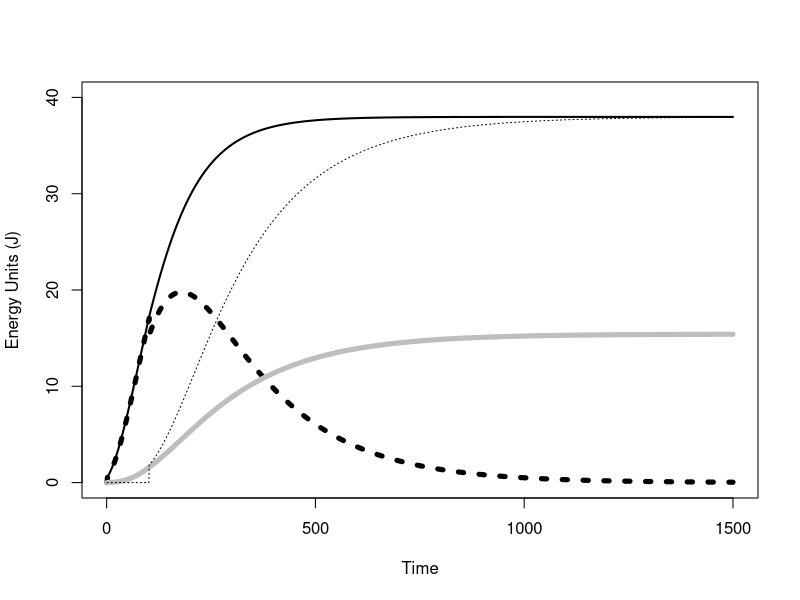
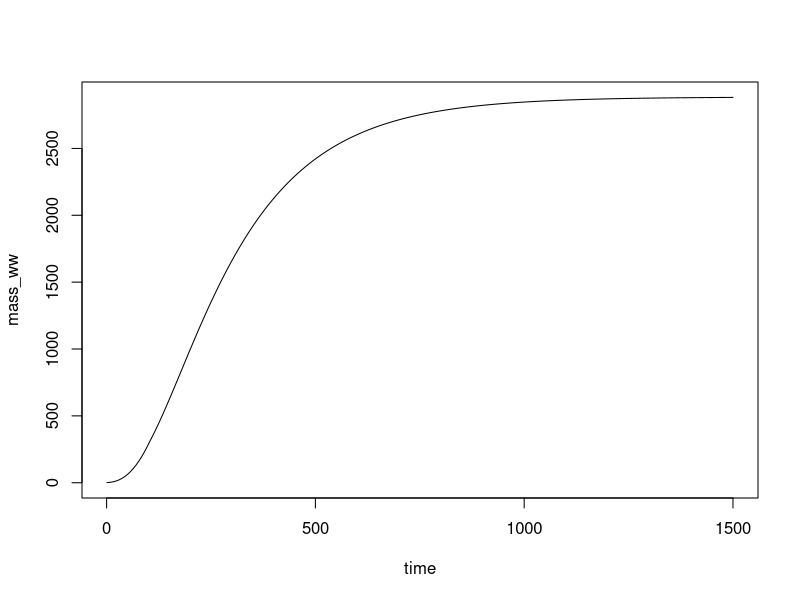
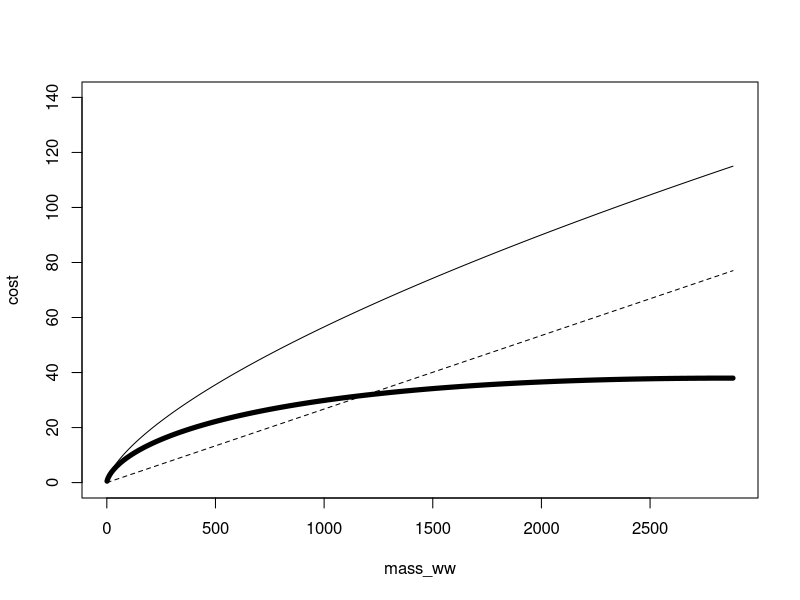
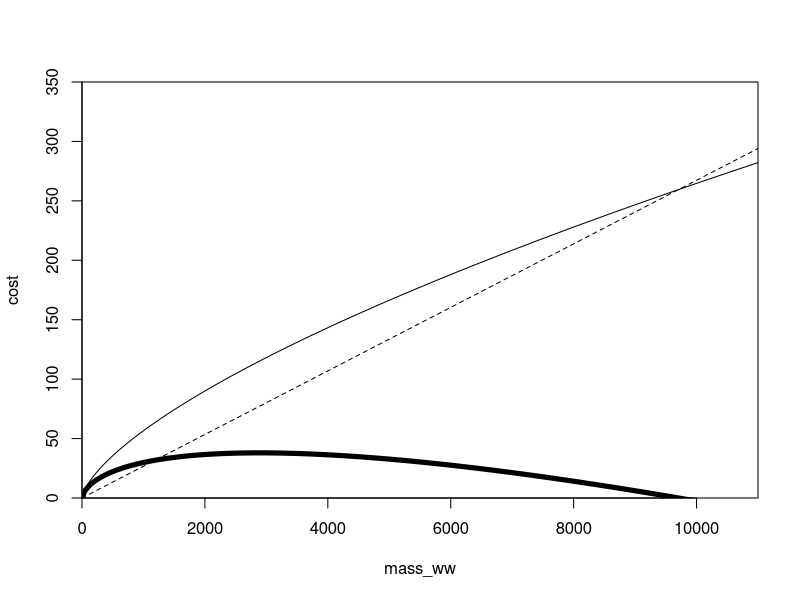
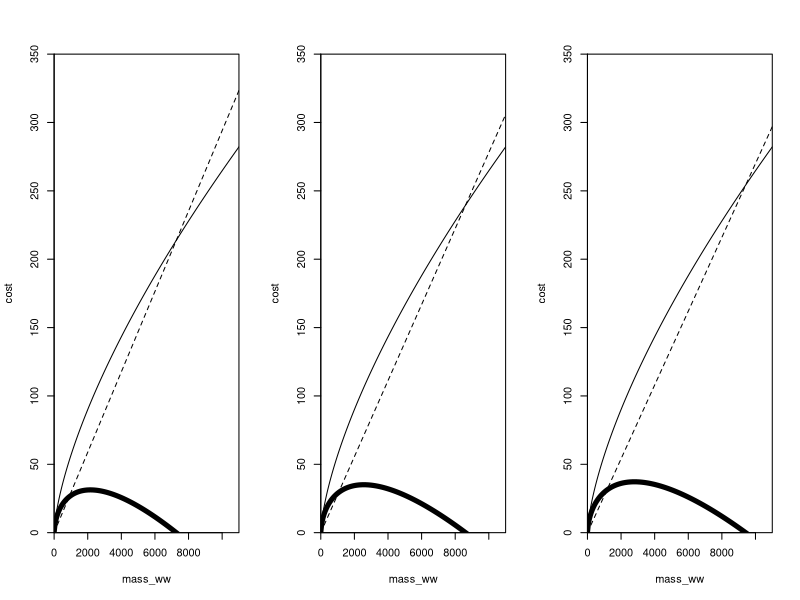
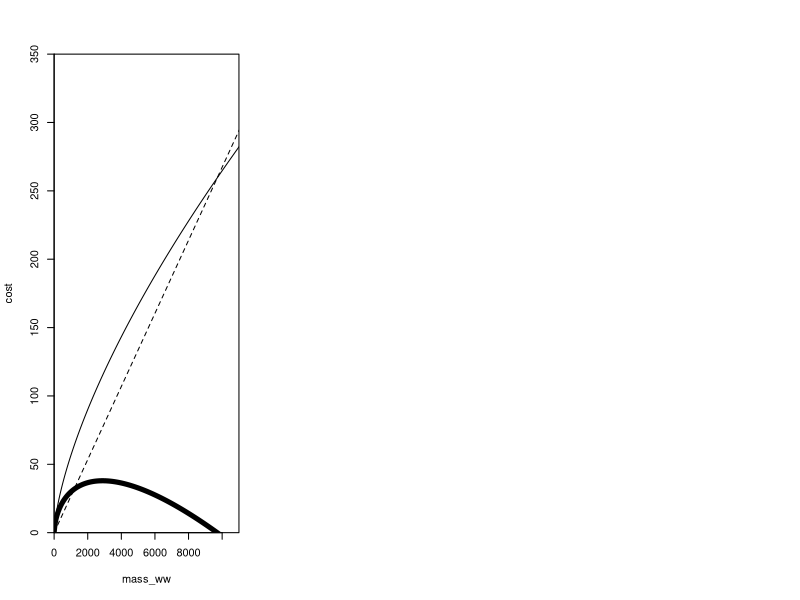
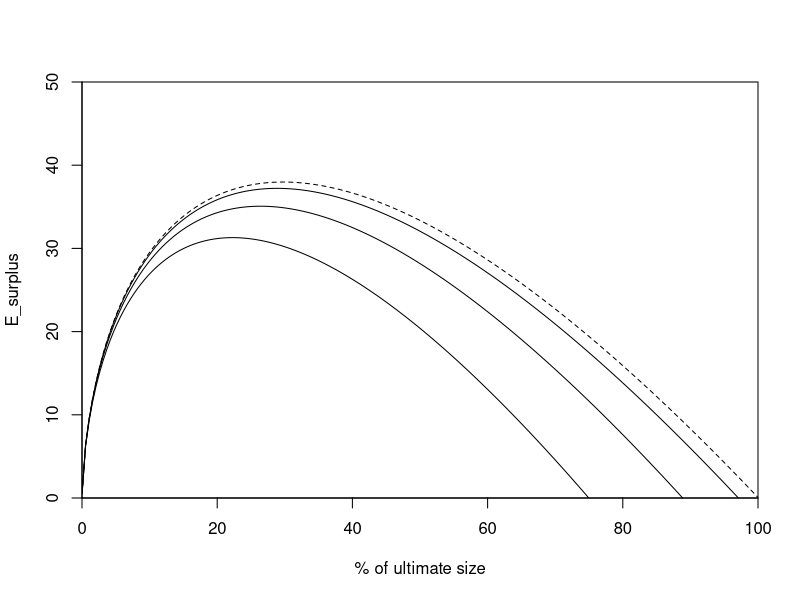
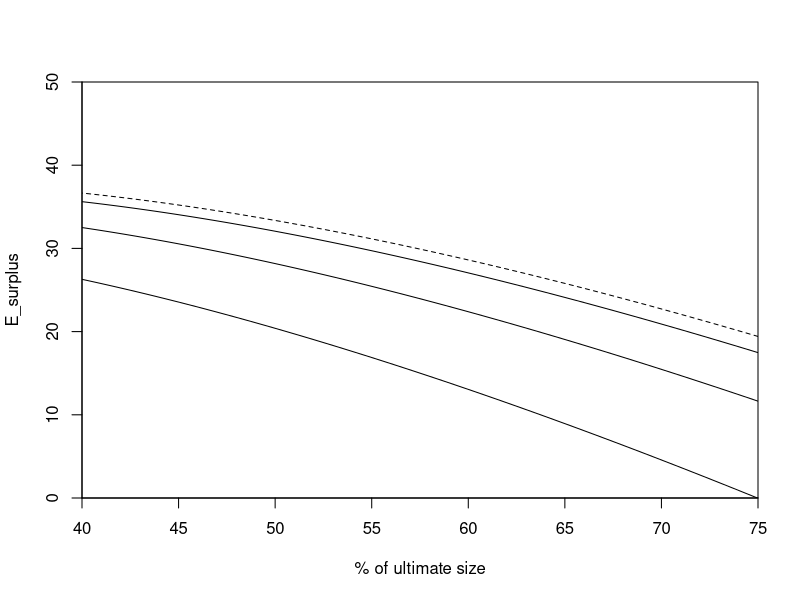

Recreate these plots in R, in order.
# ORIGINAL Brachi MODEL FROM Sebens et al, modified to go with data, parameters still brachi ####
# compare the different growth models
# Modified the growth calculation 
# to be in J not weight. (after transferring over)


# scalars ####
a_perfood <- 0.25
b_permass <- 0.0145
eggs <- 0.11 # eggs
AE <- 0.55 # assimilation
mortality <- 0.896 # mortality

# exponents ####
d <- 0.67 # intake
e <- 1 # cost

# temp parameters ####
temp <- 16 # temp (was in "other parameters category")
Aarhenius_T <- 8000 # Used to change cost with T
ref_T_cost <- 285 #285K=12C # Used to change cost with T
ambient_T_cost <- temp # ambient temp
critical_T_intake <- 16 # this is the optimal intake temp
max_T_intake <- 25 # max temp for intake, shut down
const_Aarhenius <- 2.71816
# Could fit these parameters for mussels
Tmult_cost <- const_Aarhenius^(Aarhenius_T/ref_T_cost-Aarhenius_T/(temp+273))
if(temp<critical_T_intake){
  Tmult_int <- Tmult_cost
} else {
  Tmult_int <- Tmult_cost - Tmult_cost*(temp-critical_T_intake)/(max_T_intake-critical_T_intake)
}

# other parameters ####
food <- 1.5 # intake multiplier
en_density <- 0.38 # mg/J, tissue per energy unit 
stress <- 1 # cost multiplier
size_maturity <- 300 # size at maturity
reprod_multiplier <- 1 # reproduction multiplier
opt_size_reducer <- 1 # lets reproduction equal surplus early
byssus_multiplier <- 0.25 # fraction of respiration to byssus
max_time <- 1500 # days, How many days to use in the model
initial_mass_ww <- 1 # mg, What is the initial mass 

# calculated scalers
a <- a_perfood*food*Tmult_int
b <- b_permass*stress*(1+byssus_multiplier)*Tmult_cost
(Wopt <- ((b*e)/(a*d))^(1/(d-e)))

# set up vectors ####
time <- seq(from = 1, to = max_time, by = 1)

# mass mg wet weight
mass_ww <- rep(x = -99, len = max_time)

# assimilated intake with temp effect, 
# minus basal metabolic cost, 
# mult by temp effect and byssus effect
E_surplus <- rep(x = -99, len = max_time)

intake <- rep(x = -99, len = max_time)
cost <- rep(x = -99, len = max_time)
byssus <- rep(x = -99, len = max_time)
reproduction <- rep(x = -99, len = max_time)

# run model ####
for(i in 1:(max_time)){
  # Calculate mass
  if(i == 1){
    mass_ww[i] <- initial_mass_ww
  } else {
    mass_ww[i] <- mass_ww[i-1]+en_density*(intake[i-1]-cost[i-1]-reproduction[i-1]) #in mg
  }
  
  intake[i] <- a*(mass_ww[i]^d)
  cost[i] <- b*(mass_ww[i]^e)
  #E_surplus[i] <- a*(mass_ww[i]^d)-b*(mass_ww[i]^e) #in J, Is this necessary?
  E_surplus[i] <- intake[i]-cost[i]
  byssus[i] <- cost[i]-cost[i]/(1+byssus_multiplier) # Here byssus is a fraction f the cost
  
  # Calculate reproduction
  if(mass_ww[i]<size_maturity){
    reproduction[i] <- 0
  } else {
    reproduction[i] <- E_surplus[i]*(1-reprod_multiplier*((Wopt-opt_size_reducer*mass_ww[i])/Wopt))
  }
}


# calculate relationships
W_growth <- rep(x = -99, len = max_time)
W_growth[2:max_time] <- mass_ww[2:max_time] - mass_ww[1:(max_time-1)]
W_growth[1:1] <- 0  # initial growth at very first timepoint is 0
E_growth <- W_growth / en_density

# Sebens plots ####  
length(time)
length(mass_ww)
plot(time,E_growth, type = "l", 
     lty = 3,
     lwd = 5,
     ylim = c(0,40),
     ylab = "Energy Units (J)",
     xlab = "Time")
lines(time,byssus, lwd = 5, col = "grey")
lines(time,E_surplus, lwd = 2)
lines(time,reproduction, lwd = 1, lty = 3, col = "black")

# Von-Bertlanffy growth
plot(time,mass_ww, type = "l")

# EOS within realistic range of survival
plot(mass_ww, cost, lty = 2, type = "l", ylim = c(0,140))
lines(mass_ww,intake)
lines(mass_ww, E_surplus, lwd = 5)

# MODIFICATION_Past ultimate size ####
# Longer time for optimal EOS ####
max_time <- 1700

# set up vectors ####
time <- seq(from = 1, to = max_time, by = 1)


# mass mg wet weight
mass_ww <- rep(x = -99, len = max_time)

# assimilated intake with temp effect, 
# minus basal metabolic cost, 
# mult by temp effect and byssus effect
E_surplus <- rep(x = -99, len = max_time)

intake <- rep(x = -99, len = max_time)
cost <- rep(x = -99, len = max_time)
byssus <- rep(x = -99, len = max_time)
reproduction <- rep(x = -99, len = max_time)

# run model #####
for(i in 1:(max_time)){
  # Calculate mass
  if(i == 1){
    mass_ww[i] <- initial_mass_ww
  } else {
    mass_ww[i] <- mass_ww[i-1]+50
  }
  
  intake[i] <- a*(mass_ww[i]^d)
  cost[i] <- b*(mass_ww[i]^e)
  #E_surplus[i] <- a*(mass_ww[i]^d)-b*(mass_ww[i]^e) #in J, Is this necessary?
  E_surplus[i] <- intake[i]-cost[i]
  byssus[i] <- cost[i]-cost[i]/(1+byssus_multiplier) # Here byssus is a fraction f the cost
  
  # Calculate reproduction
  if(mass_ww[i]<size_maturity){
    reproduction[i] <- 0
  } else {
    reproduction[i] <- E_surplus[i]*(1-reprod_multiplier*((Wopt-opt_size_reducer*mass_ww[i])/Wopt))
  }
}
# plot EOS ####
plot(mass_ww, cost, lty = 2, 
     type = "l", xlim = c(0,11000), 
     ylim = c(0,350),
     yaxs = "i",
     xaxs = "i")
lines(mass_ww,intake)
lines(mass_ww, E_surplus, lwd = 5)

# MODIFICATION_Past ultimate size with byssus ####
# Now run to estimate growth a different byssal thread allocations, 10%, 1%, 0%. 
# Similar to EOS, check that it's on the correct side of the range. 
# 10% byssus ####
# Longer time for optimal EOS ####
max_time <- 1700

# set up vectors ####
time <- seq(from = 1, to = max_time, by = 1)


# mass mg wet weight
mass_ww <- rep(x = -99, len = max_time)

# assimilated intake with temp effect, 
# minus basal metabolic cost, 
# mult by temp effect and byssus effect
E_surplus <- rep(x = -99, len = max_time)

intake <- rep(x = -99, len = max_time)
cost <- rep(x = -99, len = max_time)
byssus <- rep(x = -99, len = max_time)
reproduction <- rep(x = -99, len = max_time)

# run model #####
for(i in 1:(max_time)){
  # Calculate mass
  if(i == 1){
    mass_ww[i] <- initial_mass_ww
  } else {
    mass_ww[i] <- mass_ww[i-1]+50
  }
  
  intake[i] <- a*(mass_ww[i]^d)
  byssus[i] <- .1*b*(mass_ww[i]^e)
  cost[i] <- b*(mass_ww[i]^e)+byssus[i]
  #E_surplus[i] <- a*(mass_ww[i]^d)-b*(mass_ww[i]^e) #in J, Is this necessary?
  E_surplus[i] <- intake[i]-cost[i]
  
  # Calculate reproduction
  if(mass_ww[i]<size_maturity){
    reproduction[i] <- 0
  } else {
    reproduction[i] <- E_surplus[i]*(1-reprod_multiplier*((Wopt-opt_size_reducer*mass_ww[i])/Wopt))
  }
}
# plot EOS ####
par(mfrow = c(1,3))
plot(mass_ww, cost, lty = 2, 
     type = "l", xlim = c(0,11000), 
     ylim = c(0,350),
     yaxs = "i",
     xaxs = "i")
lines(mass_ww,intake)
lines(mass_ww, E_surplus, lwd = 5)

df.10_perc <- data.frame(
  mass_ww,
  E_surplus
)


# Now 4% byssus ####
# Longer time for optimal EOS ####
max_time <- 1700

# set up vectors ####
time <- seq(from = 1, to = max_time, by = 1)


# mass mg wet weight
mass_ww <- rep(x = -99, len = max_time)

# assimilated intake with temp effect, 
# minus basal metabolic cost, 
# mult by temp effect and byssus effect
E_surplus <- rep(x = -99, len = max_time)

intake <- rep(x = -99, len = max_time)
cost <- rep(x = -99, len = max_time)
byssus <- rep(x = -99, len = max_time)
reproduction <- rep(x = -99, len = max_time)

# run model #####
for(i in 1:(max_time)){
  # Calculate mass
  if(i == 1){
    mass_ww[i] <- initial_mass_ww
  } else {
    mass_ww[i] <- mass_ww[i-1]+50
  }
  
  intake[i] <- a*(mass_ww[i]^d)
  byssus[i] <- .04*b*(mass_ww[i]^e)
  cost[i] <- b*(mass_ww[i]^e)+byssus[i]
  #E_surplus[i] <- a*(mass_ww[i]^d)-b*(mass_ww[i]^e) #in J, Is this necessary?
  E_surplus[i] <- intake[i]-cost[i]
  
  # Calculate reproduction
  if(mass_ww[i]<size_maturity){
    reproduction[i] <- 0
  } else {
    reproduction[i] <- E_surplus[i]*(1-reprod_multiplier*((Wopt-opt_size_reducer*mass_ww[i])/Wopt))
  }
}
# plot EOS ####

plot(mass_ww, cost, lty = 2, 
     type = "l", xlim = c(0,11000), 
     ylim = c(0,350),
     yaxs = "i",
     xaxs = "i")
lines(mass_ww,intake)
lines(mass_ww, E_surplus, lwd = 5)

df.4_perc <- data.frame(
  mass_ww,
  E_surplus
)

# Now 1% byssus ####
# Longer time for optimal EOS ####
max_time <- 1700

# set up vectors ####
time <- seq(from = 1, to = max_time, by = 1)


# mass mg wet weight
mass_ww <- rep(x = -99, len = max_time)

# assimilated intake with temp effect, 
# minus basal metabolic cost, 
# mult by temp effect and byssus effect
E_surplus <- rep(x = -99, len = max_time)

intake <- rep(x = -99, len = max_time)
cost <- rep(x = -99, len = max_time)
byssus <- rep(x = -99, len = max_time)
reproduction <- rep(x = -99, len = max_time)

# run model #####
for(i in 1:(max_time)){
  # Calculate mass
  if(i == 1){
    mass_ww[i] <- initial_mass_ww
  } else {
    mass_ww[i] <- mass_ww[i-1]+50
  }
  
  intake[i] <- a*(mass_ww[i]^d)
  byssus[i] <- .01*b*(mass_ww[i]^e)
  cost[i] <- b*(mass_ww[i]^e)+byssus[i]
  #E_surplus[i] <- a*(mass_ww[i]^d)-b*(mass_ww[i]^e) #in J, Is this necessary?
  E_surplus[i] <- intake[i]-cost[i]
  
  # Calculate reproduction
  if(mass_ww[i]<size_maturity){
    reproduction[i] <- 0
  } else {
    reproduction[i] <- E_surplus[i]*(1-reprod_multiplier*((Wopt-opt_size_reducer*mass_ww[i])/Wopt))
  }
}
# plot EOS ####

plot(mass_ww, cost, lty = 2, 
     type = "l", xlim = c(0,11000), 
     ylim = c(0,350),
     yaxs = "i",
     xaxs = "i")
lines(mass_ww,intake)
lines(mass_ww, E_surplus, lwd = 5)

df.1_perc <- data.frame(
  mass_ww,
  E_surplus
)

# Now 0% byssus ####

# Longer time for optimal EOS ####
max_time <- 1700

# set up vectors ####
time <- seq(from = 1, to = max_time, by = 1)


# mass mg wet weight
mass_ww <- rep(x = -99, len = max_time)

# assimilated intake with temp effect, 
# minus basal metabolic cost, 
# mult by temp effect and byssus effect
E_surplus <- rep(x = -99, len = max_time)

intake <- rep(x = -99, len = max_time)
cost <- rep(x = -99, len = max_time)
byssus <- rep(x = -99, len = max_time)
reproduction <- rep(x = -99, len = max_time)

# run model #####
for(i in 1:(max_time)){
  # Calculate mass
  if(i == 1){
    mass_ww[i] <- initial_mass_ww
  } else {
    mass_ww[i] <- mass_ww[i-1]+50
  }
  
  intake[i] <- a*(mass_ww[i]^d)
  byssus[i] <- 0*b*(mass_ww[i]^e)
  cost[i] <- b*(mass_ww[i]^e)+byssus[i]
  #E_surplus[i] <- a*(mass_ww[i]^d)-b*(mass_ww[i]^e) #in J, Is this necessary?
  E_surplus[i] <- intake[i]-cost[i]
  
  # Calculate reproduction
  if(mass_ww[i]<size_maturity){
    reproduction[i] <- 0
  } else {
    reproduction[i] <- E_surplus[i]*(1-reprod_multiplier*((Wopt-opt_size_reducer*mass_ww[i])/Wopt))
  }
}
# plot EOS ####

plot(mass_ww, cost, lty = 2, 
     type = "l", xlim = c(0,11000), 
     ylim = c(0,350),
     yaxs = "i",
     xaxs = "i")
lines(mass_ww,intake)
lines(mass_ww, E_surplus, lwd = 5)

df.0_perc <- data.frame(
  mass_ww,
  E_surplus
)

# Plot on one graph ####
par(mfrow = c(1,1))
df.0_perc<-df.0_perc[df.0_perc$E_surplus>0,]
norm_fact <- max(df.0_perc$mass_ww)
plot(df.0_perc$mass_ww/norm_fact*100, df.0_perc$E_surplus, 
     type = "l", xlim = c(0,100), 
     ylim = c(0,50),
     yaxs = "i",
     xaxs = "i",
     ylab = "E_surplus",
     xlab = "% of ultimate size",
     lty = 2)
lines(df.1_perc$mass_ww/norm_fact*100, df.1_perc$E_surplus)
lines(df.4_perc$mass_ww/norm_fact*100, df.4_perc$E_surplus)
lines(df.10_perc$mass_ww/norm_fact*100, df.10_perc$E_surplus)

plot(df.0_perc$mass_ww/norm_fact*100, df.0_perc$E_surplus, 
     type = "l", xlim = c(40,75), 
     ylim = c(0,50),
     yaxs = "i",
     xaxs = "i",
     ylab = "E_surplus",
     xlab = "% of ultimate size",
     lty=2)
lines(df.1_perc$mass_ww/norm_fact*100, df.1_perc$E_surplus)
lines(df.4_perc$mass_ww/norm_fact*100, df.4_perc$E_surplus)
lines(df.10_perc$mass_ww/norm_fact*100, df.10_perc$E_surplus)



# (--------------------------------------)####
# EXTRA STUFF ####
# MODIFICATION_Temperatures ####
# temp parameters ####
temp <- 16 # temp (was in "other parameters category")
Aarhenius_T <- 8000 # Used to change cost with T
ref_T_cost <- 285 #285K=12C # Used to change cost with T 
ambient_T_cost <- temp # ambient temp
critical_T_intake <- 16 # this is the optimal intake temp
max_T_intake <- 25 # max temp for intake, shut down
const_Aarhenius <- 2.71816
# Could fit these parameters for mussels

temp <- seq(from = 5, to = 20, length.out = 20)
# set up vectors ####

# assimilated intake with temp effect, 
# minus basal metabolic cost, 
# mult by temp effect and byssus effect
E_surplus <- seq(from = 5, to = 30, length.out = 20)

intake <- seq(from = 5, to = 30, length.out = 20)
cost <- seq(from = 5, to = 30, length.out = 20)
byssus <- seq(from = 5, to = 30, length.out = 20)
reproduction <- seq(from = 5, to = 30, length.out = 20)

mass_ww <- 300
for(i in 1:length(temp)){
  Tmult_cost[i] <- const_Aarhenius^(Aarhenius_T/ref_T_cost-Aarhenius_T/(temp[i]+273))
  if(temp[i]<critical_T_intake){
    Tmult_int[i] <- Tmult_cost[i]
  } else {
    Tmult_int[i] <- Tmult_cost[i] - Tmult_cost[i]*(temp[i]-critical_T_intake)/(max_T_intake-critical_T_intake)
  }
  a[i] <- a_perfood*food*Tmult_int[i]
  b[i] <- b_permass*stress*(1+byssus_multiplier)*Tmult_cost[i]
  Wopt[i] <- ((b[i]*e)/(a[i]*d))^(1/(d-e))
  
  intake[i] <- a[i]*(mass_ww^d)
  cost[i] <- b[i]*(mass_ww^e)
  E_surplus[i] <- intake[i]-cost[i]
  byssus[i] <- cost[i]-cost[i]/(1+byssus_multiplier) # Here byssus is a fraction f the cost
  
  # Calculate reproduction
  if(mass_ww<size_maturity){
    reproduction[i] <- 0
  } else {
    reproduction[i] <- E_surplus[i]*(1-reprod_multiplier*
                                       ((Wopt[i]-opt_size_reducer*mass_ww[i])/Wopt[i]))
  }
  
}


plot(temp,Tmult_cost, type = "l", ylim = c(0,3), xlim = c(5,20))
lines(temp,Tmult_int)

plot(temp,intake, type = "l", ylim = c(0,30))
lines(temp,cost)
lines(temp,E_surplus)

plot(temp,byssus, type = "l")

plot(E_surplus,byssus,type = 'l', xlim = c(0,18))










# Plot ####
# Plot the two temperature correction functions
plot(temp, Tmult_cost, type = "l")
lines(temp, Tmult_int)

# MODIFICATION_Lifetime Temperatures ####
# run model ####
# set up vectors ####
max_time = 1500
time <- seq(from = 1, to = max_time, by = 1)
temp <- seq(from = 5, to = 20, length.out = 20)
a <- rep(x = 0, length.out = length(temp))
b <- rep(x = 0, length.out = length(temp))
Wopt <- rep(x = 0, length.out = length(temp))
# mass mg wet weight


# assimilated intake with temp effect, 
# minus basal metabolic cost, 
# mult by temp effect and byssus effect
mass_ww <- matrix(data=NA, nrow = length(time), ncol = length(temp))
intake <- matrix(data=NA, nrow = length(time), ncol = length(temp))
cost <- matrix(data=NA, nrow = length(time), ncol = length(temp))
E_surplus <- matrix(data=NA, nrow = length(time), ncol = length(temp))
byssus <- matrix(data=NA, nrow = length(time), ncol = length(temp))
reproduction <- matrix(data=NA, nrow = length(time), ncol = length(temp))
str(mass_ww)

# run model ####
for(j in 1:length(temp)){
  temp[j]
  Tmult_cost[j] <- const_Aarhenius^(Aarhenius_T/ref_T_cost-Aarhenius_T/(temp[j]+273))
  if(temp[j]<critical_T_intake){
    Tmult_int[j] <- Tmult_cost[j]
  } else {
    Tmult_int[j] <- Tmult_cost[j] - Tmult_cost[j]*(temp[j]-critical_T_intake)/(max_T_intake-critical_T_intake)
  }
  a[j] <- a_perfood*food*Tmult_int[j]
  b[j] <- b_permass*stress*(1+byssus_multiplier)*Tmult_cost[j]
  Wopt[j] <- ((b[j]*e)/(a[j]*d))^(1/(d-e))
  for(i in 1:(max_time)){
    # Calculate mass
    if(i == 1){
      mass_ww[i,j] <- initial_mass_ww
    } else {
      mass_ww[i,j] <- mass_ww[i-1,j]+en_density*(intake[i-1,j]-cost[i-1,j]-reproduction[i-1,j]) #in mg
    }
    intake[i,j] <- a[j]*(mass_ww[i,j]^d)
    cost[i,j] <- b[j]*(mass_ww[i,j]^e)
    E_surplus[i,j] <- intake[i,j]-cost[i,j]
    byssus[i,j] <- cost[i,j]-cost[i,j]/(1+byssus_multiplier) # Here byssus is a fraction f the cost
    
    # Calculate reproduction
    if(mass_ww[i,j]<size_maturity){
      reproduction[i,j] <- 0
    } else {
      reproduction[i,j] <- E_surplus[i,j]*(1-reprod_multiplier*((Wopt[j]-opt_size_reducer*mass_ww[i,j])/Wopt[j]))
    }
  }
}


# Plot ####
# If mussels held at one temperature:
plot(temp,Wopt, type = "l", ylim = c(0,3000), lty = 2, ylab = "Yearly mass (ww)")
lines(temp, mass_ww[1350,], lwd = 4)
lines(temp, mass_ww[1000,], lwd = 3)
lines(temp, mass_ww[700,], lwd = 2)
lines(temp, mass_ww[350,], lwd = 1)



